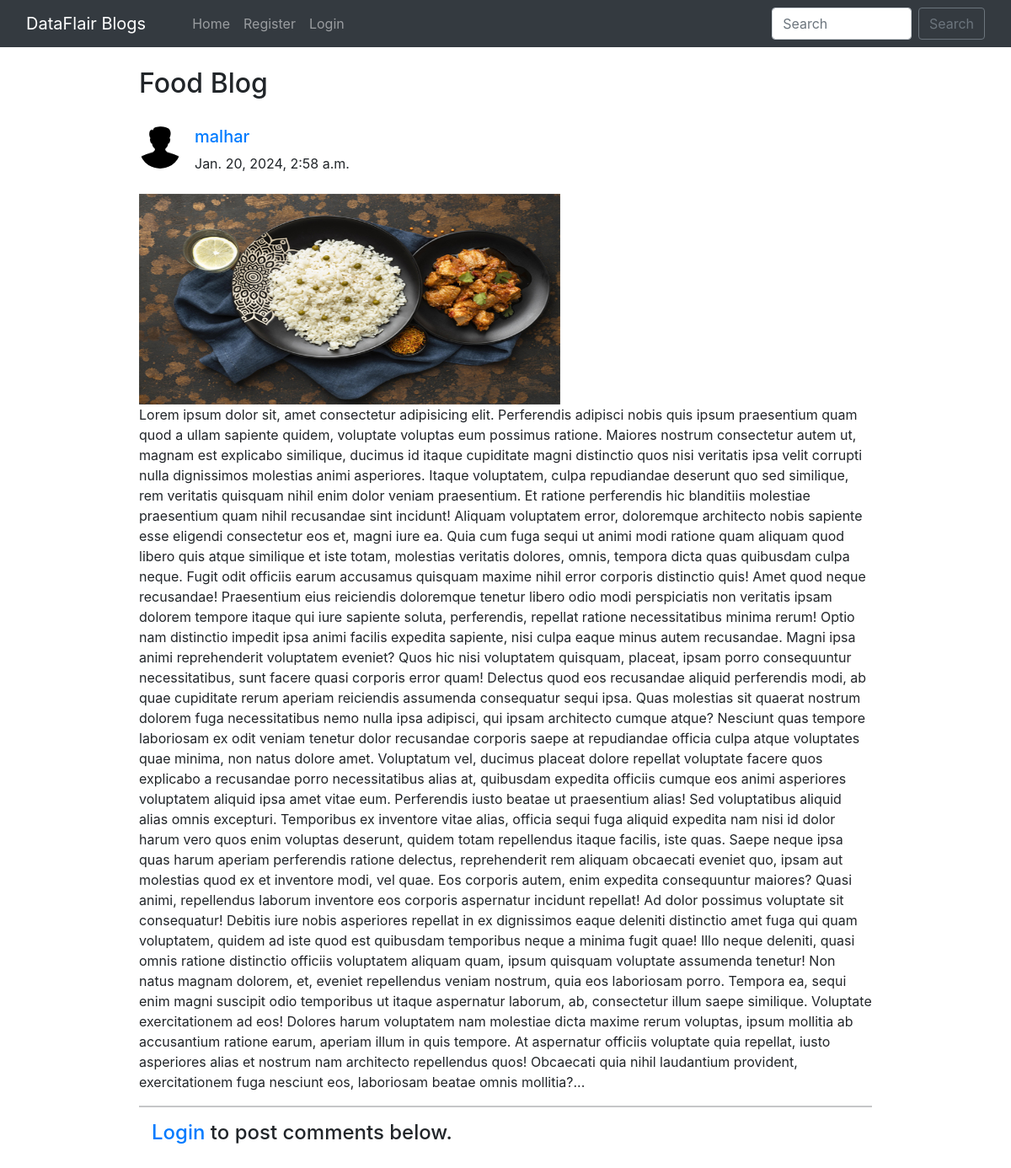
Page /blog/by malhar/ on the committed database.
### home/models.py (models this page shows, shortened)
class BlogPost(models.Model):
    title=models.CharField(max_length=255)
    author= models.ForeignKey(User, on_delete=models.CASCADE)
    slug=models.CharField(max_length=130)
    content=models.TextField()
    image = models.ImageField(upload_to="profile_pics", blank=True, null=True)
    dateTime=models.DateTimeField(default=now)

class Profile(models.Model):
    user = models.OneToOneField(User, on_delete=models.CASCADE, blank=True, null=True)
    image = models.ImageField(upload_to="profile_pics", blank=True, null=True)
    bio = models.TextField(blank=True, null=True)
    phone_no = models.IntegerField(blank=True, null=True)
    facebook = models.CharField(max_length=300, blank=True, null=True)
    instagram = models.CharField(max_length=300, blank=True, null=True)
    linkedin = models.CharField(max_length=300, blank=True, null=True)

### home/views.py (the view)
# urls.py: path("blog/<str:slug>/", views.blogs_comments, name="blogs_comments"),
def blogs_comments(request, slug):
    post = BlogPost.objects.filter(slug=slug).first()
    comments = Comment.objects.filter(blog=post)
    if request.method=="POST":
        user = request.user
        content = request.POST.get('content','')
        blog_id =request.POST.get('blog_id','')
        comment = Comment(user = user, content = content, blog=post)
        comment.save()
    return render(request, "blog_comments.html", {'post':post, 'comments':comments})

### home/templates/blog_comments.html (shortened to what this page needs)
{% extends 'base.html' %}
{% block body %}
{% load humanize %}
<div class="container w-75 my-4">
      <h2 class="blog-post-title">{{post.title}}</h2>
      <br>
      <div class="media">
            {% if post.author.profile.image %}
            <img class="mr-3 rounded-circle" src="{{post.author.profile.image.url}}" width="50px" height="50px"
                  alt="image">
            {% endif %}
            <div class="media-body">
                  <h5 class="mt-0"><a href="/user_profile/{{post.author.id}}/">{{post.author}}
                        </a></h5>
                  {{post.dateTime}}
            </div>
      </div>
      <br>
      <img src="/media/{{post.image}}" alt="" height="250px" width="500px">
      <br>
      <p>{{post.content}}.</p>
      <hr>
      {% if user.is_authenticated %}
      <div class="container">
            <h2>Add Comments Here</h2>
            <form action="/blog/{{post.slug}}/" method="POST"> {% csrf_token %}
                  <div class="form-floating">
                        <textarea class="form-control" placeholder="Leave a comment here" id="floatingTextarea2"
                              style="height: 100px" id="content" name="content"></textarea>
                        <label for="floatingTextarea2">Leave a comment here.</label>
                        <br>
                        <button type="submit" class="btn btn-primary">Comment</button>
                  </div>
            </form>
            {% else %}
            <div class="container">
                  <h4><a href="/login/">Login</a> to post comments below.</h4>
                  {% endif %}
                  <br>
            </div>
      </div>
      {% endblock %}

### rows in the picture
BlogPost: title "Food Blog", author.profile.image (picture), author "malhar", dateTime "Jan. 20, 2024, 2:58 a.m.", image (picture), content "Lorem ipsum dolor sit, amet consectetur adipisicing elit. Perferendis adipisci nobis quis ipsum praesentium quam quod a ullam sapiente quidem, voluptate voluptas eum possimus ratione. Maiores nostrum consectetur autem ut, magnam est explicabo similique, ducimus id itaque cupiditate magni distinctio quos nisi veritatis ipsa velit corrupti nulla dignissimos molestias animi asperiores. Itaque voluptatem, culpa repudiandae deserunt quo sed similique, rem veritatis quisquam nihil enim dolor veniam praesentium. Et ratione perferendis hic blanditiis molestiae praesentium quam nihil recusandae sint incidunt! Aliquam voluptatem error, doloremque architecto nobis sapiente esse eligendi consectetur…"
